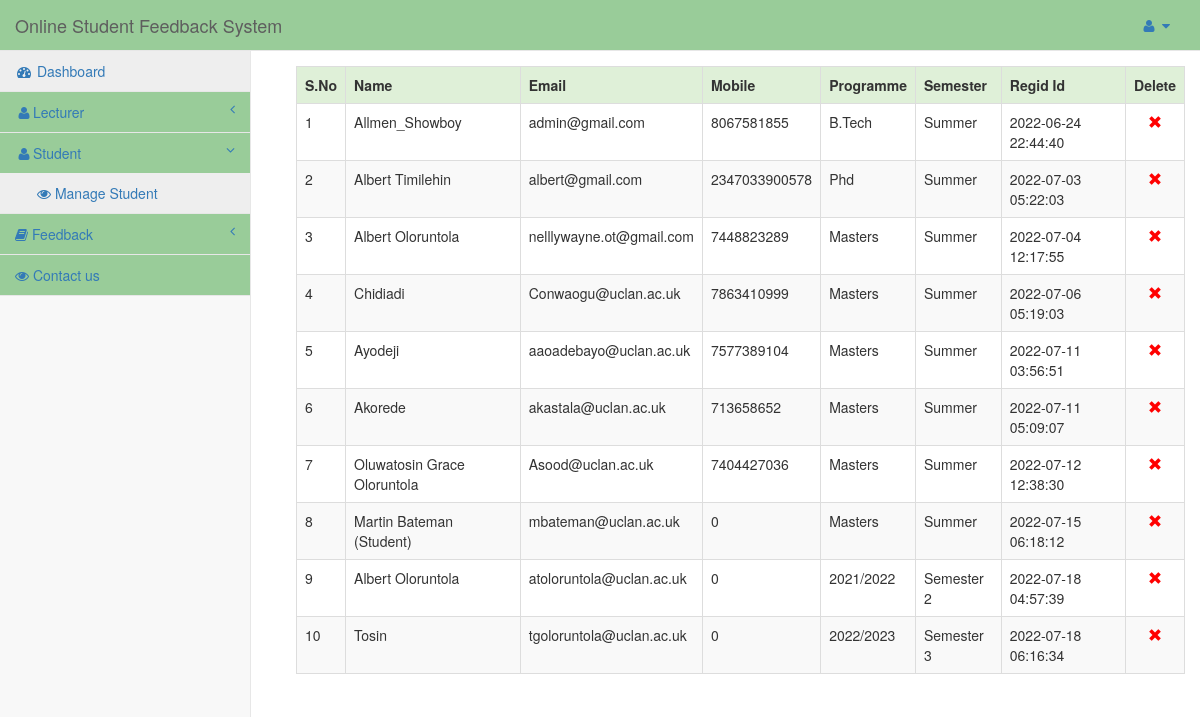
The app's page /admin/dashboard.php?info=display_student (signed in) with its own data.
### tables this page shows
CREATE TABLE `user` (
  `id` int(11) NOT NULL,
  `name` char(40) NOT NULL,
  `email` varchar(40) NOT NULL,
  `pass` varchar(40) NOT NULL,
  `mobile` bigint(11) NOT NULL,
  `programme` varchar(20) NOT NULL,
  `semester` varchar(10) NOT NULL,
  `gender` varchar(40) NOT NULL,
  `hobbies` varchar(40) NOT NULL,
  `image` varchar(50) NOT NULL,
  `dob` date NOT NULL,
  `regid` varchar(20) NOT NULL
);

### admin/display_student.php (the view, shortened to what this page needs)
<?php
	echo "<table class='table table-responsive table-bordered table-striped table-hover' style=margin:15px;>";
	echo "<tr class='success'>";
	echo "<th>S.No</th>";
	echo "<th>Name</th>";
	echo "<th>Email</th>";
	echo "<th>Mobile</th>";
	echo "<th>Programme</th>";
	echo "<th>Semester</th>";
	echo "<th>Regid Id</th>";
	echo "<th>Delete</th>";
	echo "</tr>";
	$i=1;
	$que=mysqli_query($conn,"select * from user");
	while($row=mysqli_fetch_array($que))
	{
		echo "<tr>";
		echo "<td>".$i."</td>";
		echo "<td>".$row['name']."</td>";
		echo "<td>".$row['email']."</td>";
		echo "<td>".$row['mobile']."</td>";
		echo "<td>".$row['programme']."</td>";
		echo "<td>".$row['semester']."</td>";
		echo "<td>".$row['regid']."</td>";
		echo "<td class='text-center'><a href='#' onclick='deletes($row[id])'><span class='glyphicon glyphicon-remove' style=color:red;></span></a></td>";
		echo "</tr>";
		$i++;
	}
?>

### admin/dashboard.php (shortened to what this page needs)
<?php
include('../dbconfig.php');
?>
<!DOCTYPE html>
<html lang="en">
<head>
    <link href="../css/bootstrap.min.css" rel="stylesheet">
    <link href="../css/metisMenu.min.css" rel="stylesheet">
    <link href="../css/sb-admin-2.css" rel="stylesheet">
    <link href="../css/font-awesome.min.css" rel="stylesheet" type="text/css">
</head>
<body>
    <div id="wrapper">
        <nav class="navbar navbar-default navbar-static-top" role="navigation" style="margin-bottom: 0">
            <div class="navbar-header">
                <a class="navbar-brand" href="dashboard.php">Online Student Feedback System</a>
            </div>
            <ul class="nav navbar-top-links navbar-right">
                <li class="dropdown">
                    <a class="dropdown-toggle" data-toggle="dropdown" href="#">
                        <i class="fa fa-user fa-fw"></i>  <i class="fa fa-caret-down"></i>
                    </a>
                </li>
            </ul>
            <div class="navbar-default sidebar" role="navigation">
                <div class="sidebar-nav navbar-collapse">
                    <ul class="nav" id="side-menu">
                        <li>
                            <a href="dashboard.php"><i class="fa fa-dashboard fa-fw"></i> Dashboard</a>
                        </li>
						<li>
                            <a href="#"><i class="fa fa-user fa-fw"></i>Lecturer<span class="fa arrow"></span></a>
                        </li>
						<li>
                            <a href="#"><i class="fa fa-user fa-fw"></i>Student<span class="fa arrow"></span></a>
                            <ul class="nav nav-second-level">
								 <li>
                                    <a href="dashboard.php?info=display_student"><i class="fa fa-eye"></i> Manage Student</a>
                                </li>
							</ul>
                        </li>
		<li>
         <a href="#"><i class="fa fa-user fa-book"></i> Feedback <span class="fa arrow"></span></a>
                        </li>
		<li>
			<a href="dashboard.php?info=contact"><i class="fa fa-eye"></i> Contact us</a>
		</li>
                    </ul>
                </div>
            </div>
        </nav>
        <div id="page-wrapper">
            <div class="row">
                <div class="col-lg-12">
                	<?php
								@$info=$_GET['info'];
								if($info!="")
								{
									if($info=="add_faculty")
										{
											include('add_faculty.php');
										}
									elseif($info=="show_faculty")
										{
											include('show_faculty.php');
										}
									elseif($info=="edit_faculty")
										{
											include('edit_faculty.php');
										}
									elseif($info=="display_student")
										{
											include('display_student.php');
										}
									elseif($info=="contact")
										{
											include('contact.php');
										}
									elseif($info=="feedback")
										{
											include('feedback.php');
										}
										elseif($info=="feedback_average")
										{
											include('feedback_average.php');
										}
										else if($info=="update_password")
										{
										include('update_password.php');
										}
								}
								else
								{
								include('dashboard_home.php');
								}
							?>
				</div>
            </div>
        </div>
    </div>
</body>
</html>

### css/sb-admin-2.css (style rules this page uses)
body { background-color: #f8f8f8; }
#wrapper { width: 100%; }
#page-wrapper { padding: 0 15px; min-height: 568px; background-color: #fff; }
@media (min-width:768px) { #page-wrapper { position: inherit; margin: 0 0 0 250px; padding: 0 30px; border-left: 1px solid #e7e7e7; } }
.navbar-top-links { margin-right: 0; }
.navbar-top-links li { display: inline-block; }
.navbar-top-links li:last-child { margin-right: 15px; }
.navbar-top-links li a { padding: 15px; min-height: 50px; }
.sidebar .sidebar-nav.navbar-collapse { padding-right: 0; padding-left: 0; }
.sidebar ul li { border-bottom: 1px solid #e7e7e7; }
.sidebar ul li a.active { background-color: #eee; }
.sidebar .arrow { float: right; }
.sidebar .fa.arrow:before { content: "\f104"; }
.sidebar .active>a>.fa.arrow:before { content: "\f107"; }
.sidebar .nav-second-level li, .sidebar .nav-third-level li { border-bottom: 0!important; }
.sidebar .nav-second-level li a { padding-left: 37px; }
@media (min-width:768px) { .sidebar { z-index: 1; position: absolute; width: 250px; margin-top: 51px; } }

### records on screen
user: name "Allmen_Showboy", email "admin@gmail.com", mobile "8067581855", programme "B.Tech", semester "Summer", regid "2022-06-24 22:44:40"
user: name "Albert Timilehin", email "albert@gmail.com", mobile "2347033900578", programme "Phd", semester "Summer", regid "2022-07-03 05:22:03"
user: name "Albert Oloruntola", email "nelllywayne.ot@gmail.com", mobile "7448823289", programme "Masters", semester "Summer", regid "2022-07-04 12:17:55"
user: name "Chidiadi", email "Conwaogu@uclan.ac.uk", mobile "7863410999", programme "Masters", semester "Summer", regid "2022-07-06 05:19:03"
user: name "Ayodeji", email "aaoadebayo@uclan.ac.uk", mobile "7577389104", programme "Masters", semester "Summer", regid "2022-07-11 03:56:51"
user: name "Akorede", email "akastala@uclan.ac.uk", mobile "713658652", programme "Masters", semester "Summer", regid "2022-07-11 05:09:07"
user: name "Oluwatosin Grace Oloruntola", email "Asood@uclan.ac.uk", mobile "7404427036", programme "Masters", semester "Summer", regid "2022-07-12 12:38:30"
user: name "Martin Bateman (Student)", email "mbateman@uclan.ac.uk", mobile "0", programme "Masters", semester "Summer", regid "2022-07-15 06:18:12"
user: name "Albert Oloruntola", email "atoloruntola@uclan.ac.uk", mobile "0", programme "2021/2022", semester "Semester 2", regid "2022-07-18 04:57:39"
user: name "Tosin", email "tgoloruntola@uclan.ac.uk", mobile "0", programme "2022/2023", semester "Semester 3", regid "2022-07-18 06:16:34"
